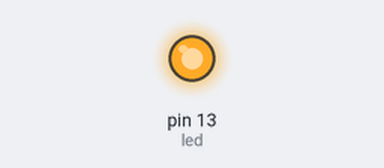
Simulated run of this sketch. Board: Arduino Uno, built with avr-gcc and run on an emulated ATmega328P. Shown: output pins drawn as LEDs (lit = HIGH). Pins used as bus, display or sensor lines are not drawn.

Above: at 2.0 s.
At 6.0 s:
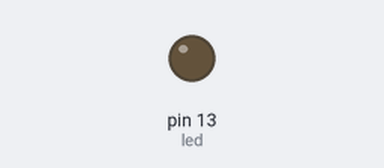
Timing chart, 0 to 10.4 s (numbered marks = the images above):
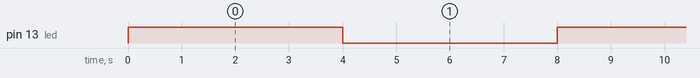

The sketch:

BoosterTest.ino
```cpp
// Just a very simple test to see if the LMD18200 is working.
// Basically the blink sketch with extra ports being switched.


#define DCC_PIN    4    // Arduino pin for DCC out. This pin is connected to "DIRECTION" of LMD18200
#define DCC_PWM    5    // must be HIGH for signal out. Connected to "PWM in" of LMD18200
int led = 13;

void setup() {
  // put your setup code here, to run once:

    //Set the pins for DCC to "output".
    pinMode(DCC_PIN,OUTPUT);        // this is for the DCC Signal

    pinMode(DCC_PWM,OUTPUT);        // will be kept high, PWM pin
    digitalWrite(DCC_PWM,1);

    pinMode(led, OUTPUT);
}


void loop() {
  // put your main code here, to run repeatedly:
  digitalWrite(led, HIGH);   // turn the LED on (HIGH is the voltage level)
  digitalWrite(DCC_PIN, HIGH);
  delay(4000);               // wait for a second
  digitalWrite(led, LOW);    // turn the LED off by making the voltage LOW
  digitalWrite(DCC_PIN, LOW);
  delay(4000);

}
```

Measured:
- by itself, pin 13 (led): alternates HIGH for 4.0 s and LOW for 4.0 s
